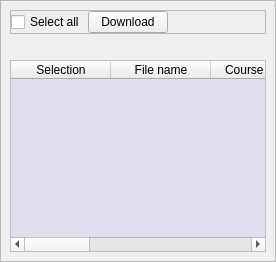
                   <widget class="QWidget" name="page_2">
                    <layout class="QGridLayout" name="gridLayout_4">
                     <property name="leftMargin">
                      <number>0</number>
                     </property>
                     <property name="topMargin">
                      <number>0</number>
                     </property>
                     <property name="rightMargin">
                      <number>0</number>
                     </property>
                     <property name="bottomMargin">
                      <number>0</number>
                     </property>
                     <property name="spacing">
                      <number>0</number>
                     </property>
                     <item row="0" column="0">
                      <widget class="QFrame" name="frame_14">
                       <property name="frameShape">
                        <enum>QFrame::StyledPanel</enum>
                       </property>
                       <property name="frameShadow">
                        <enum>QFrame::Raised</enum>
                       </property>
                       <layout class="QVBoxLayout" name="verticalLayout_7">
                        <item>
                         <widget class="QFrame" name="frame_17">
                          <property name="layoutDirection">
                           <enum>Qt::LeftToRight</enum>
                          </property>
                          <property name="frameShape">
                           <enum>QFrame::StyledPanel</enum>
                          </property>
                          <property name="frameShadow">
                           <enum>QFrame::Raised</enum>
                          </property>
                          <layout class="QHBoxLayout" name="horizontalLayout_11">
                           <property name="spacing">
                            <number>3</number>
                           </property>
                           <property name="leftMargin">
                            <number>0</number>
                           </property>
                           <property name="topMargin">
                            <number>0</number>
                           </property>
                           <property name="rightMargin">
                            <number>0</number>
                           </property>
                           <property name="bottomMargin">
                            <number>0</number>
                           </property>
                           <item>
                            <widget class="QCheckBox" name="select_files_checkbox">
                             <property name="maximumSize">
                              <size>
                               <width>16777215</width>
                               <height>16777215</height>
                              </size>
                             </property>
                             <property name="text">
                              <string>Select all</string>
                             </property>
                            </widget>
                           </item>
                           <item>
                            <widget class="QPushButton" name="download_button">
                             <property name="maximumSize">
                              <size>
                               <width>16777215</width>
                               <height>16777215</height>
                              </size>
                             </property>
                             <property name="text">
                              <string>Download</string>
                             </property>
                            </widget>
                           </item>
                           <item>
                            <spacer name="horizontalSpacer_2">
                             <property name="orientation">
                              <enum>Qt::Horizontal</enum>
                             </property>
                             <property name="sizeHint" stdset="0">
                              <size>
                               <width>40</width>
                               <height>20</height>
                              </size>
                             </property>
                            </spacer>
                           </item>
                          </layout>
                         </widget>
                        </item>
                        <item>
                         <widget class="QLabel" name="selected_files_label">
                          <property name="text">
                           <string/>
                          </property>
                         </widget>
                        </item>
                        <item>
                         <widget class="QTableWidget" name="tableWidget">
                          <property name="styleSheet">
                           <string notr="true">QTableWidget{
background-color: rgba(208, 206, 235,0.5);
selection-background-color: rgba(78, 50, 191);
selection-color: white;
alternate-background-color: rgba(235, 206, 229);
}</string>
                          </property>
                          <column>
                           <property name="text">
                            <string>Selection</string>
                           </property>
                          </column>
                          <column>
                           <property name="text">
                            <string>File name</string>
                           </property>
                          </column>
                          <column>
                           <property name="text">
                            <string>Course name</string>
                           </property>
                          </column>
                          <column>
                           <property name="text">
                            <string>Section name</string>
                           </property>
                          </column>
                          <column>
                           <property name="text">
                            <string>Status</string>
                           </property>
                          </column>
                          <column>
                           <property name="text">
                            <string>EXT</string>
                           </property>
                          </column>
                          <column>
                           <property name="text">
                            <string>URL</string>
                           </property>
                          </column>
                         </widget>
                        </item>
                       </layout>
                      </widget>
                     </item>
                    </layout>
                   </widget>
